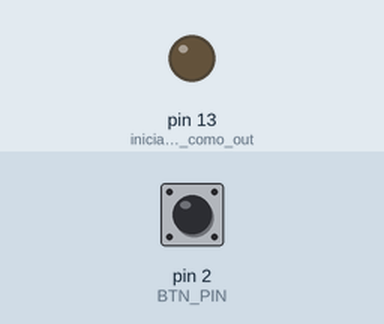
Recording of a sketch running on a simulated Arduino Uno, built with avr-gcc and run on an emulated ATmega328P. On the bench: output pins drawn as LEDs (lit = HIGH). The inputs (shaded band) are chosen by the test bench; at power-on: pin 2 (BTN_PIN) LOW.

Above: at 1.2 s.
1.3 s: pin 2 (BTN_PIN) pulled HIGH for 0.15 s
At 1.37 s:
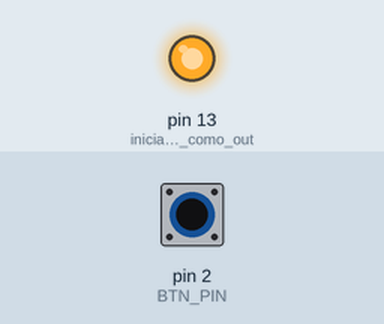
2.9 s: pin 2 (BTN_PIN) pulled HIGH for 3.2 s
At 6.7 s:
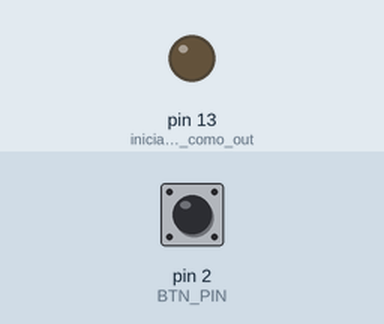
Timing chart, 0 to 8.2 s (numbered marks = the images above; inputs shaded):
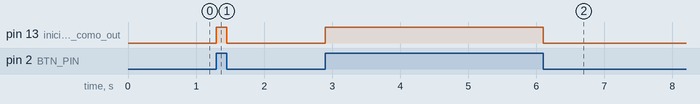

The sketch:

push_button_pulldown.ino
```cpp
// (licence header left out)
// define o pino onde será conectado o push button
#define BTN_PIN 2

void setup() {
  pinMode(LED_BUILTIN, OUTPUT); // inicializa o led como output/saída
  pinMode(BTN_PIN, INPUT); // inicializa o pino do push button da placa Arduino como input/entrada
}

void loop() {
  int valorBtn = digitalRead(BTN_PIN); // faz a leitura do estado corrente do push button

  if (valorBtn == HIGH) { // caso push button pressionado
    digitalWrite(LED_BUILTIN, HIGH); // acende o led
  } else { // caso não pressionado
    digitalWrite(LED_BUILTIN, LOW); // led apagado
  }
}
```

Measured:
- after the input at 1.3 s, pin 13 (inicializa_o_led_como_out): LOW → HIGH at once, → LOW 0.15 s later
- after the input at 2.9 s, pin 13 (inicializa_o_led_como_out): LOW → HIGH at once, → LOW 3.2 s later
